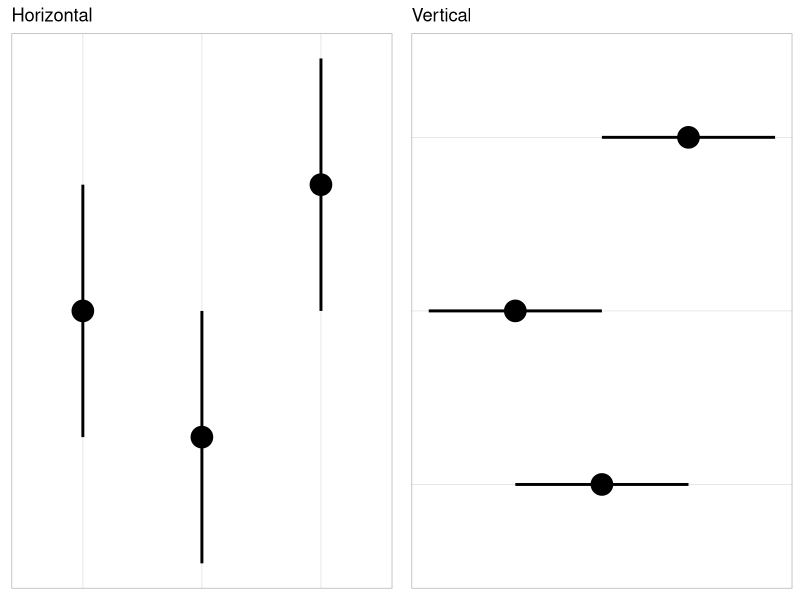
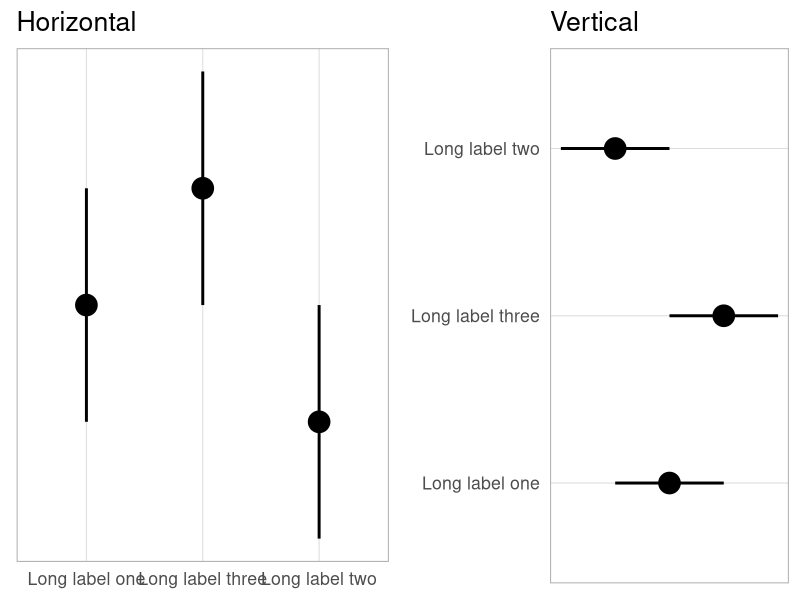
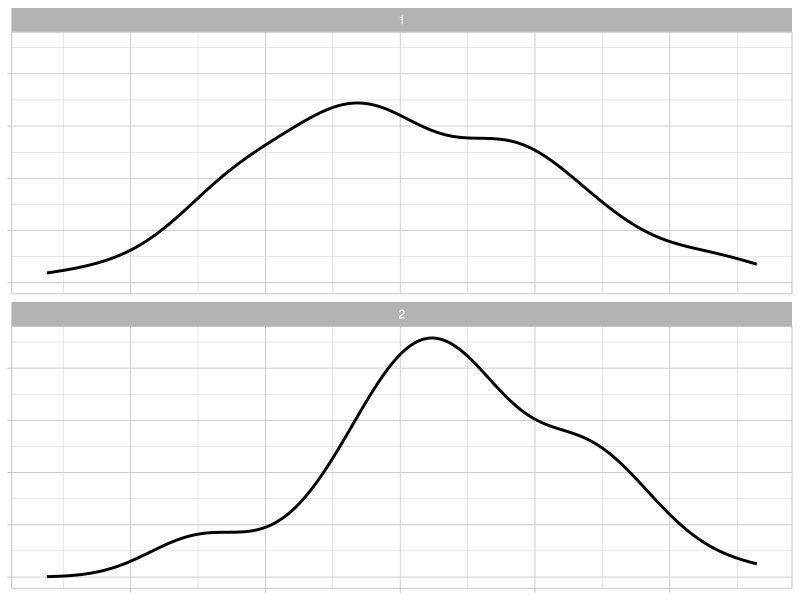
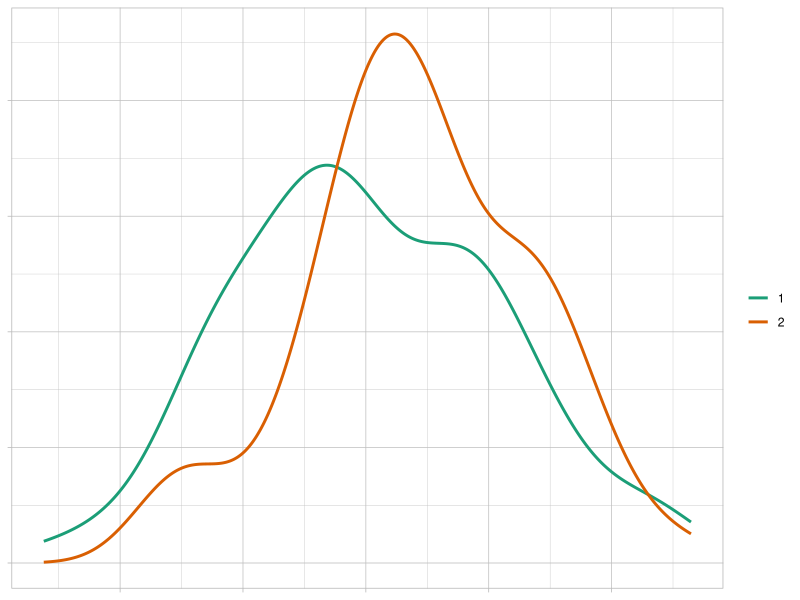
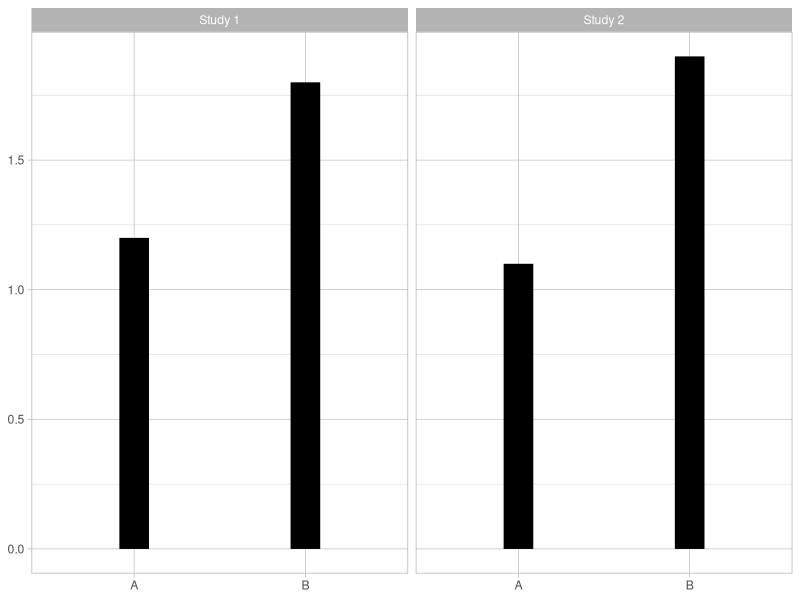
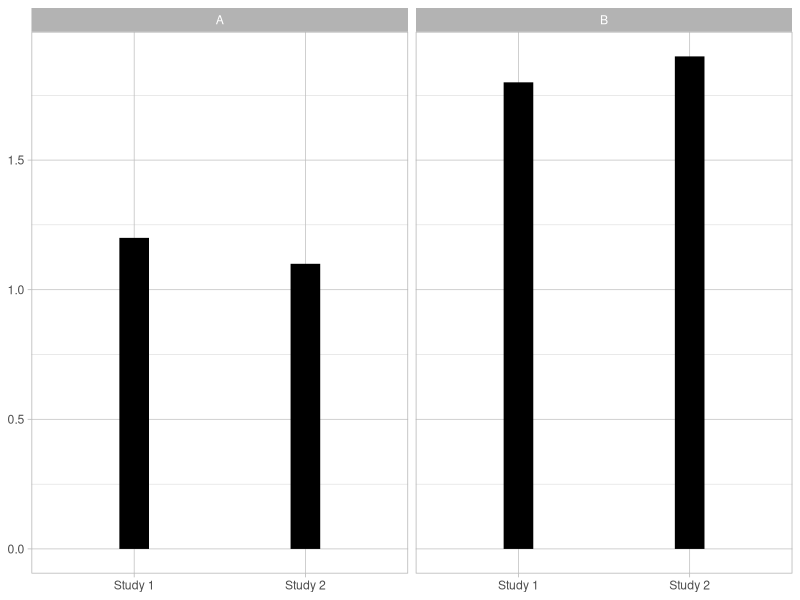
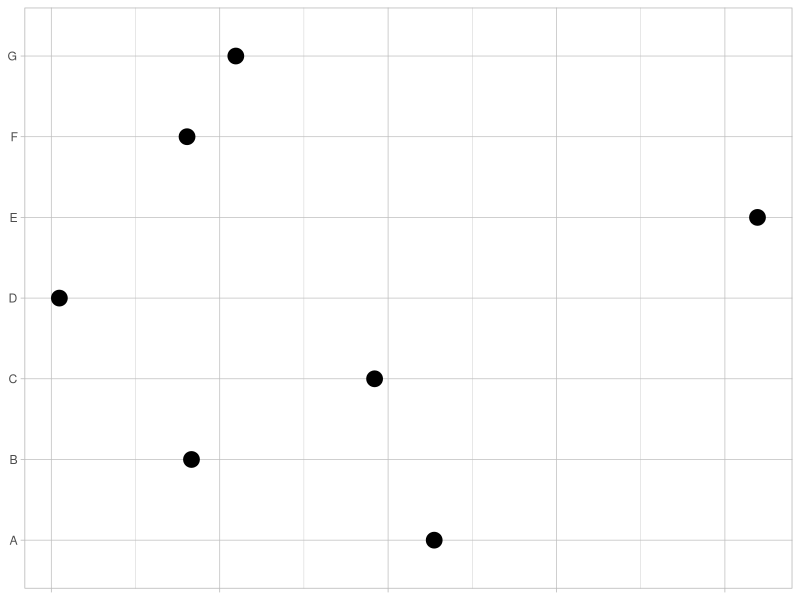
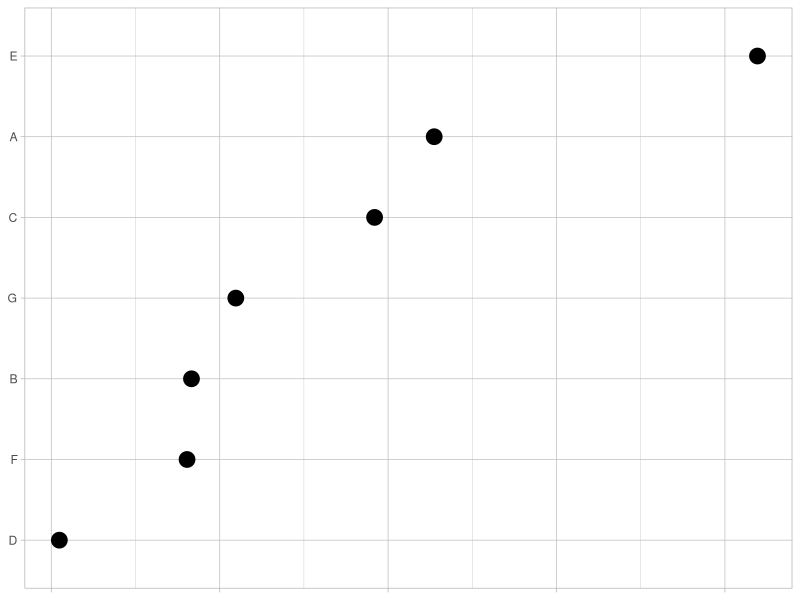

These charts were generated, in order, by the following R code:
## ---- chunk 1
knitr::opts_chunk$set(echo = FALSE, message = FALSE, warning = FALSE, error = FALSE)

## ---- chunk 2
library(tidyverse)
library(gridExtra)

# Set global ggplot theme
theme_set(theme_light())

# create a few themes for plotting. 
th <- theme(
  axis.title.x = element_blank(),
  axis.title.y = element_blank(),
  axis.text.x = element_blank(),
  axis.text.y = element_blank()
)
thg <- theme(
  panel.grid.major = element_line(color = "grey"),
  panel.grid.minor = element_line(color = "grey")
)
th2 <- theme(axis.title.x = element_blank(),
             axis.title.y = element_blank())
th3 <- theme(
  axis.title.x = element_blank(),
  axis.text.x = element_blank(),
  axis.title.y = element_blank()
)
th4 <- theme(
  axis.title.y = element_blank(),
  axis.text.y = element_blank(),
  axis.title.x = element_blank()
)

# Set seed for reproducibility 
set.seed(1972)

# generate data
alignData <- tibble(
  x = factor(c(1, 2, 3)),
  x_lab = c("Long label one", "Long label two", "Long label three"),
  y = c(2, 1, 3),
  low = c(1, 0, 2),
  hi = c(3, 2, 4))
## ---- chunk 3
a <- alignData %>%
  ggplot(aes(
    x = x,
    y = y,
    ymin = low,
    ymax = hi
  )) +
  geom_point(size = 7) +
  geom_linerange(size = 1) +
  theme(
    axis.title = element_blank(),
    axis.text = element_blank(),
    axis.ticks = element_blank(),
    panel.grid.major.y = element_blank(),
    panel.grid.minor.y = element_blank()
  ) +
  ggtitle("Horizontal")


b <- alignData %>% 
  ggplot(aes(x = x, y = y, ymin = low, ymax = hi)) + 
  geom_point(size = 7) + 
  geom_linerange(size = 1) + 
  coord_flip() + 
  theme(
    axis.title = element_blank(),
    axis.text = element_blank(),
    axis.ticks = element_blank(),
    panel.grid.major.x = element_blank(),
    panel.grid.minor.x = element_blank()
    ) +
  ggtitle("Vertical")


grid.arrange(a, b, nrow = 1)
## ---- chunk 4

a <- alignData %>% ggplot(aes(x = x_lab, y = y, ymin = low, ymax = hi)) + 
  geom_point(size = 7) + 
  geom_linerange(size = 1) + 
  theme_light(base_size = 16) + 
  theme(
    axis.title = element_blank(),
    axis.text.y = element_blank(),
    axis.ticks = element_blank(),
    panel.grid.major.y = element_blank(),
    panel.grid.minor.y = element_blank()
    ) +
  ggtitle("Horizontal")


b <- alignData %>% 
  ggplot(aes(x = x_lab, y = y, ymin = low, ymax = hi)) + 
  geom_point(size = 7) + 
  geom_linerange(size = 1) + 
  theme_light(base_size = 16) + 
  coord_flip() + 
  theme(
    axis.title = element_blank(),
    axis.text.x = element_blank(),
    axis.ticks = element_blank(),
    panel.grid.major.x = element_blank(),
    panel.grid.minor.x = element_blank()
    ) +
  ggtitle("Vertical")


grid.arrange(a, b, nrow = 1)

## ---- chunk 5
n <- 100
set.seed(5)
overlay <- data.frame(v=c(1,2), mu=c(1,1.4))
overlay <- overlay[rep(c(1,2),n),]
overlay$s <- rnorm(n=2*n,mean=overlay$mu, sd=1)
ggplot(overlay, aes(x=s)) + facet_wrap(~v, ncol=1) + geom_line(stat="density",size=1) + th + thg
ggplot(overlay, aes(x=s, colour=factor(v))) + geom_line(stat="density", size=1) + 
  scale_color_brewer(palette="Dark2", name="") + th +thg
## ---- chunk 6
distance <- data.frame(expand.grid(study=c("Study 1","Study 2"), trt=c("A","B")))
distance$y <- c(1.2, 1.1, 1.8, 1.9)
ggplot(distance, aes(x=trt, y=y, ymin=0, ymax=y)) + 
  facet_wrap(~study, ncol=2) + geom_linerange(size=10) + 
  th2 + thg
ggplot(distance, aes(x=study, y=y, ymin=0, ymax=y)) + 
  facet_wrap(~trt, ncol=2) + geom_linerange(size=10) + 
  th2 + thg
## ---- chunk 7
ordering <- data.frame(v=LETTERS[1:7], y=runif(7))
ggplot(ordering, aes(x=y, y=v)) + geom_point(size=5) + th3 + thg
ordering <- arrange(ordering, y)
ggplot(ordering, aes(x=y, y=factor(v, levels=ordering$v))) + geom_point(size=5) + th3 + thg
## ---- chunk 8
difference <- data.frame(grp=c("PBO", "TRT1", "TRT2"), y=c(1,2,2.2), low=c(0,1,1.1), hi=c(2,3,3.1))
ggplot(difference, aes(x=grp, y=y, ymin=low, ymax=hi)) + geom_pointrange(size=1) + th3 +  thg + coord_flip()
difference2 <- data.frame(grp=c("TRT1 - PBO","TRT2 - PBO"), y=c(1,1.2), low=c(-0.3,-0.1), hi=c(2.3,2.5))
ggplot(difference2, aes(x=grp, y=y, ymin=low, ymax=hi)) + geom_hline(yintercept=0, linetype=2) + 
  geom_pointrange(size=1) + scale_y_continuous(breaks=c(0,1,2)) + coord_flip() + th3 +thg
## ---- chunk 9
# another difference example with longitudinal data. 
set.seed(2)
rm(difference)
difference <- data.frame(expand.grid(grp=c("A","B"), day=c(1,7,14,21,28))) %>% 
  arrange(grp, day)
difference <- difference %>% mutate(true_mean=ifelse(grp=="A", 0.5, -0.5), 
         y=rnorm(dim(difference)[1], true_mean, 0.55)) 
ggplot(difference, aes(x=day, y=y, colour=grp)) + 
  geom_point(size=2.5) + geom_line(size=1, alpha=0.5) + 
  scale_x_continuous(breaks=unique(difference$day)) + 
  scale_colour_brewer(palette="Dark2", name="") + labs(x="Time", y="Outcome") + 
  theme(axis.text.x=element_blank()) +thg

difference2 <- spread(select(difference, day, grp, y), grp, y) %>%
  mutate(difference=A-B)
ggplot(difference2, aes(x=day, y=difference)) + 
  geom_point(size=2.5) + geom_line(size=1, alpha=0.5) + 
  geom_hline(yintercept=0, linetype=3, colour="black") + 
  scale_x_continuous(breaks=unique(difference$day)) + 
  labs(x="Time", y="A - B") + theme(axis.text.x=element_blank()) + thg
